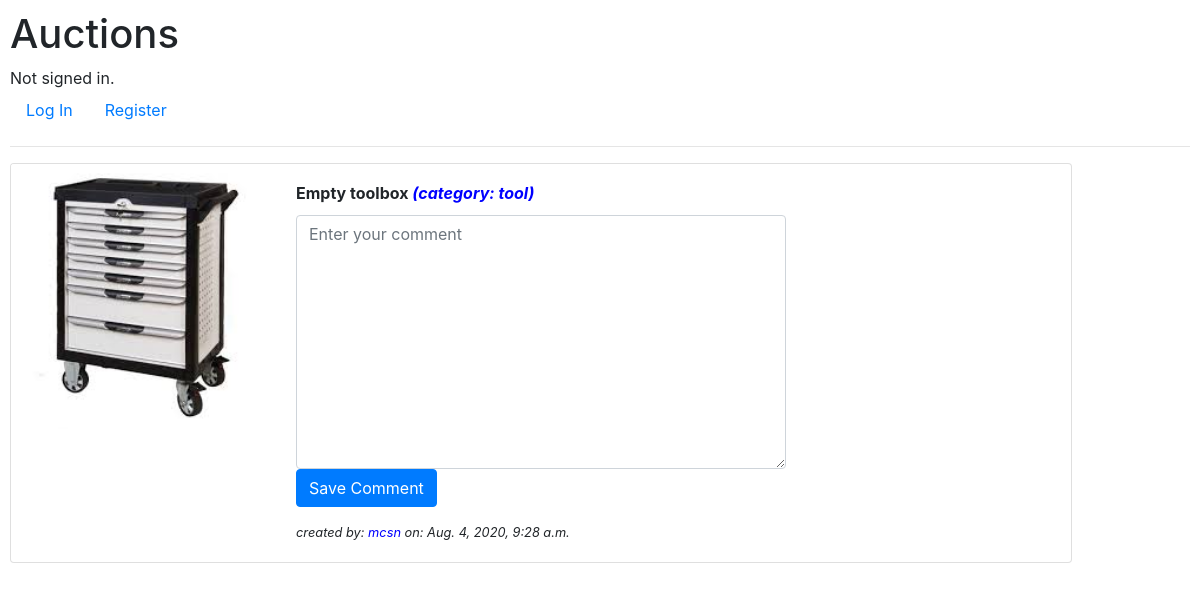
Screenshot of /user_comment/2 with the database file from the repository.
### auctions/models.py (models this page shows)
class Listing(models.Model):
    title = models.CharField(max_length=64)
    listing_desc = models.TextField()
    listing_img = models.ImageField(upload_to='listing_images', default=None, blank=True, null=True)
    cat_id = models.ForeignKey(Category, default = 1, on_delete=models.CASCADE)
    starting_price = models.DecimalField(decimal_places=2, max_digits=10, default = 0)
    created_at = models.DateTimeField(auto_now_add=True)
    updated_at = models.DateTimeField(auto_now=True)
    listing_open = models.BooleanField(default=True)
    listing_owner = models.ForeignKey(User, null=True , on_delete=models.CASCADE, related_name='owner')
    listing_winner = models.ForeignKey(User, on_delete=models.CASCADE, blank=True, null=True, related_name='winner')
    listing_final_price = models.DecimalField(decimal_places=2, max_digits=10, default = 0)
    def __str__(self):
        return f"title: {self.title} category: {self.cat_id}"

class Category(models.Model):
    cat_name = models.CharField(max_length=64)
    cat_desc = models.CharField(max_length=64)
    class Meta:
        verbose_name_plural = "categories"
    def __str__(self):
        return f"{self.cat_name}"

class User(AbstractUser):
    pass

### auctions/views.py (the view)
# urls.py: path("user_comment/<int:listing_id>", views.user_comment, name="user_comment"),
def user_comment(request, listing_id):
    try:
        listing = Listing.objects.get(pk=listing_id)
        print(listing)
        category = Category.objects.get(cat_name=listing.cat_id)
        print('category: ', category.cat_name)
    except Listing.DoesNotExist:
        raise Http404("Listing not found.")
    if request.method == 'POST':
        cform = CommentForm(request.POST, request.FILES)
        category = Category.objects.get(cat_name=listing.cat_id)
        print(cform.is_valid())
        if cform.is_valid():
            print(cform)
            c = cform.save(commit=False)
            c.comment_at=datetime.now()
            c.user=request.user
            c.listing_id = listing
            c.save()
            print('listing_id: ', listing_id)
            print('listing_id: ', c.listing_id)
            print(c.user_comment)
            return redirect('listing', listing_id=listing_id)
    else:
        cform = CommentForm()
        return render(request, "auctions/commentform.html", {
                "listing": listing,
                "cform" : cform,
                "category" : category.cat_name,
                })

### auctions/forms.py
class CommentForm(forms.ModelForm):
    class Meta:
        model = UserComment
        fields = ['user_comment']
        labels = {'user_comment': ''}
        widgets = {
            'user_comment' : forms.Textarea(attrs={'class' : 'form-control', 'placeholder': 'Enter your comment'}),
            }

### auctions/templates/auctions/commentform.html (shortened to what this page needs)
{% extends "auctions/layout.html" %}
{% block body %}
<div class="card" style="margin-bottom: 10px; width: 90%">
    <div class="row no-gutters">
        <div class="col-sm-9 col-md-3">
            <a href="{% url 'watchlist' listing.id %}"><img class="card-img-top" src="{{ listing.listing_img.url }}" alt="{{ listing.title }}"></a>
        </div>
        <div class="col-sm-3 col-md-6 d-flex flex-column">
            <div class="card-body ">
                <h6 class="card-title font-weight-bold">{{ listing.title }}   <span style="color:blue; font-style: italic" >(category: {{ category }})</span></h6>
                <form method = "post" enctype="multipart/form-data">
                    {{ cform }}
                    <p><button class="btn btn-primary" type="submit">Save Comment</button></p>
                </form>
                <p class="card-text small"><i>created by: <span style="color:blue">{{ listing.listing_owner}}</span>  on: {{ listing.created_at }}</i></p>
            </div>
        </div>
    </div>
</div>
{% endblock %}

### auctions/static/auctions/styles.css (style rules this page uses)
body { padding: 10px; }

### rows the page displays
Listing: listing_img (picture), title "Empty toolbox", listing_owner "mcsn", created_at "Aug. 4, 2020, 9:28 a.m."
Category: cat_name "tool"
